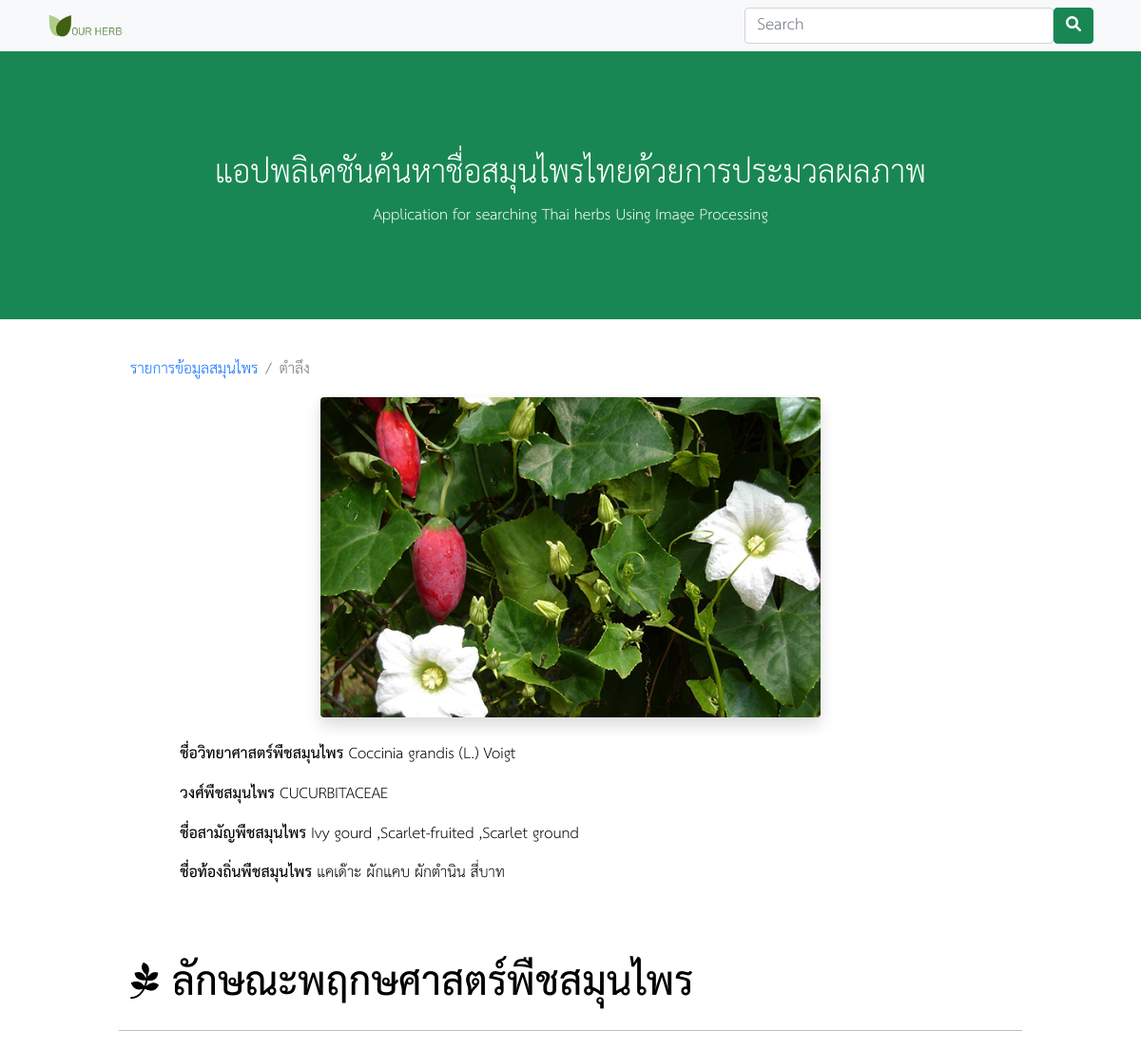
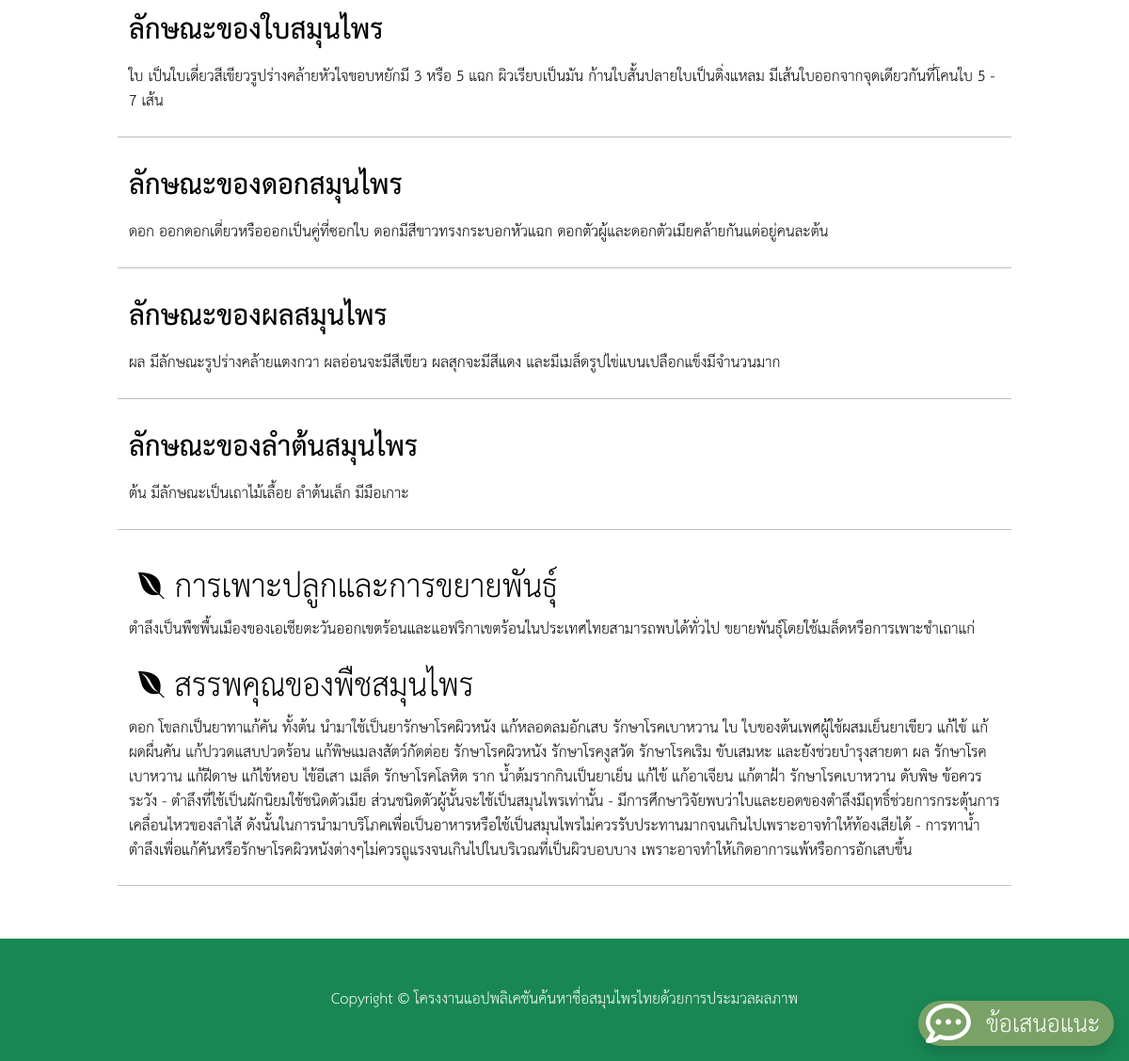
The app's page /index.php?herbID=10500 with its own data (2 pictures, top to bottom).
### tables this page shows
CREATE TABLE `herbname` (
  `herbID` int(11) NOT NULL,
  `nameShow` varchar(100) DEFAULT '',
  `herbImg` varchar(255) DEFAULT '',
  `scienceName` varchar(255) DEFAULT '',
  `familyHerb` varchar(255) DEFAULT '',
  `commonName` varchar(255) DEFAULT '',
  `localName` varchar(255) DEFAULT '',
  `created_at` timestamp NOT NULL DEFAULT current_timestamp()
);

CREATE TABLE `detail` (
  `herbID` int(11) NOT NULL,
  `leaves` text DEFAULT '',
  `flower` text DEFAULT '',
  `fruit` text DEFAULT '',
  `haulm` text DEFAULT '',
  `rootHerb` text DEFAULT '',
  `propagating` text DEFAULT '',
  `feature` text DEFAULT ''
);

### seemore.php (the view, shortened to what this page needs)
<?php
$fea1 = $tus['feature_leaves'];
$fea2 = $tus['feature_flower'];
$fea3 = $tus['feature_fruit'];
$fea4 = $tus['feature_haulm'];
$nameShow = $name['nameShow'];
$scienceName = $name['scienceName'];
$familyHerb = $name['familyHerb'];
$commonName = $name['commonName'];
$localName = $name['localName'];
$leaves = $de['leaves'];
$flower = $de['flower'];
$fruit = $de['fruit'];
$haulm = $de['haulm'];
$propagating = $de['propagating'];
$feature = $de['feature'];
?>
<div class="row">
    <main class="col-md-9 ml-sm-auto col-lg-10 px-auto py-4 mx-auto">
        <nav aria-label="breadcrumb">
            <ol class="breadcrumb">
                <li class="breadcrumb-item"><a href="./index.php">รายการข้อมูลสมุนไพร</a></li>
                <li class="breadcrumb-item active " aria-current="page"><?= $nameShow ?></li>
            </ol>
        </nav>
        <div class="container">
            <div class="row">
                <div class="col-12 ">
                    <img width="60%" src="./img/imgHerb/<?= $name['herbImg']; ?>" alt="รูปใบ <?= $nameShow ?>" class="rounded mx-auto d-block shadow"> <br>
                </div>
            </div>
            <div class="col-12  mx-2">
                <div class="row col-12  mx-2">
                    <p class="b">ชื่อวิทยาศาสตร์พืชสมุนไพร <span class="n"><?= $scienceName ?></span></p>
                    <p class="b">วงศ์พืชสมุนไพร <span class="n"><?= $familyHerb ?></span></p>
                    <p class="b">ชื่อสามัญพืชสมุนไพร <span class="n"><?= $commonName ?></span></p>
                    <p class="b">ชื่อท้องถิ่นพืชสมุนไพร <span class="n"><?= $localName ?></span></p>
                </div>
            </div>
        </div>
        <div class="row mt-5 ">
            <h1 class="b"><i class="fa-brands fa-pagelines"></i> ลักษณะพฤกษศาสตร์พืชสมุนไพร</h1>
            <hr>
            <?php if ($fea1 == 1) { ?>
                <div class="col-12 my-2">
                    <div id="leaves" class="free">
                        <h3 class="me-1 b">ลักษณะของใบสมุนไพร</h3>
                        <p><?= $leaves ?></p>
                    </div>
                </div>
                <hr>
            <?php } ?>
            <?php if ($fea2 == 1) { ?>
                <div class="col-12 my-2">
                    <div id="flower" class="free">
                        <h3 class="me-1 b">ลักษณะของดอกสมุนไพร</h3>
                        <p> <?= $flower ?></p>
                    </div>
                </div>
                <hr>
            <?php } ?>
            <?php if ($fea3 == 1) { ?>
                <div class="col-12 my-2">
                    <div id="fruit" class="free">
                        <h3 class="me-1 b">ลักษณะของผลสมุนไพร</h3>
                        <p> <?= $fruit ?></p>
                    </div>
                </div>
                <hr>
            <?php } ?>
            <?php if ($fea4 == 1) { ?>
                <div class="col-12 my-2">
                    <div id="haulm" class="free">
                        <h3 class="me-1 b">ลักษณะของลำต้นสมุนไพร</h3>
                        <p> <?= $haulm ?></p>
                    </div>
                </div>
                <hr>
            <?php } ?>
            <div class="col-12 my-2">
                <h2><i class="fa-brands fa-envira b"></i> การเพาะปลูกและการขยายพันธุ์</h2>
                <div class="bg-details">
                    <p><?= $propagating ?></p>
                </div>
                <h2><i class="fa-brands fa-envira b"></i> สรรพคุณของพืชสมุนไพร</h2>
                <div class="bg-details">
                    <p><?= $feature ?></p>
                </div>
            </div>
            <hr>
        </div>
    </main>
</div>

### records on screen
herbname: nameShow "ตำลึง", herbImg (picture), scienceName "Coccinia grandis (L.) Voigt", familyHerb "CUCURBITACEAE", commonName "Ivy gourd ,Scarlet-fruited ,Scarlet ground", localName "แคเด๊าะ ผักแคบ ผักตำนิน สี่บาท"
detail: leaves "ใบ เป็นใบเดี่ยวสีเขียวรูปร่างคล้ายหัวใจขอบหยักมี 3 หรือ 5 แฉก ผิวเรียบเป็นมัน ก้านใบสั้นปลายใบเป็นติ่งแหลม มีเส้นใบออกจากจุดเดียวกันที่โคนใบ 5 - 7 เส้น", flower "ดอก ออกดอกเดี่ยวหรือออกเป็นคู่ที่ซอกใบ ดอกมีสีขาวทรงกระบอกหัวแฉก ดอกตัวผู้และดอกตัวเมียคล้ายกันแต่อยู่คนละต้น", fruit "ผล มีลักษณะรูปร่างคล้ายแตงกวา ผลอ่อนจะมีสีเขียว ผลสุกจะมีสีแดง และมีเมล็ดรูปไข่แบนเปลือกแข็งมีจำนวนมาก", haulm "ต้น มีลักษณะเป็นเถาไม้เลื้อย ลำต้นเล็ก มีมือเกาะ", propagating "ตำลึงเป็นพืชพื้นเมืองของเอเชียตะวันออกเขตร้อนและแอฟริกาเขตร้อนในประเทศไทยสามารถพบได้ทั่วไป ขยายพันธุ์โดยใช้เมล็ดหรือการเพาะชำเถาแก่", feature "ดอก โขลกเป็นยาทาแก้คัน ทั้งต้น นำมาใช้เป็นยารักษาโรคผิวหนัง แก้หลอดลมอักเสบ รักษาโรคเบาหวาน ใบ ใบของต้นเพศผู้ใช้ผสมเย็นยาเขียว แก้ไข้ แก้ผดผื่นคัน แก้ปววดแสบปวดร้อน แก้พิษแมลงสัตว์กัดต่อย รักษาโรคผิวหนัง รักษาโรคงูสวัด รักษาโรคเริม ขับเสมหะ และยังช่วยบำรุงสายตา ผล รักษาโรคเบาหวาน แก้ฝีดาษ แก้ไข้หอบ ไข้อีเสา เมล็ด รักษาโรคโลหิต ราก น้ำต้มรากกินเป็นยาเย็น แก้ไข้ แก้อาเจียน แก้ตาฝ้า รักษาโรคเบาหวาน ดับพิษ ข้อควรระวัง - ตำลึงที่ใช้เป็นผักนิยมใช้ชนิดตัวเมีย ส่วนชนิดตัวผู้นั้นจะใช้เป็นสมุนไพรเท่านั้น - มีการศึกษาวิจัยพบว่าใบและยอดของตำลึงมีฤทธิ์ช่วยการกระตุ้นการเคลื่อนไหวของลำไส้ ดังนั้นในการนำมาบริโภคเพื่อเป็นอาหารหรือใช้เป็นสมุนไพรไม่ควรรับประทานมากจนเกินไปเพราะอาจทำให้ท้องเสียได้ -…"
